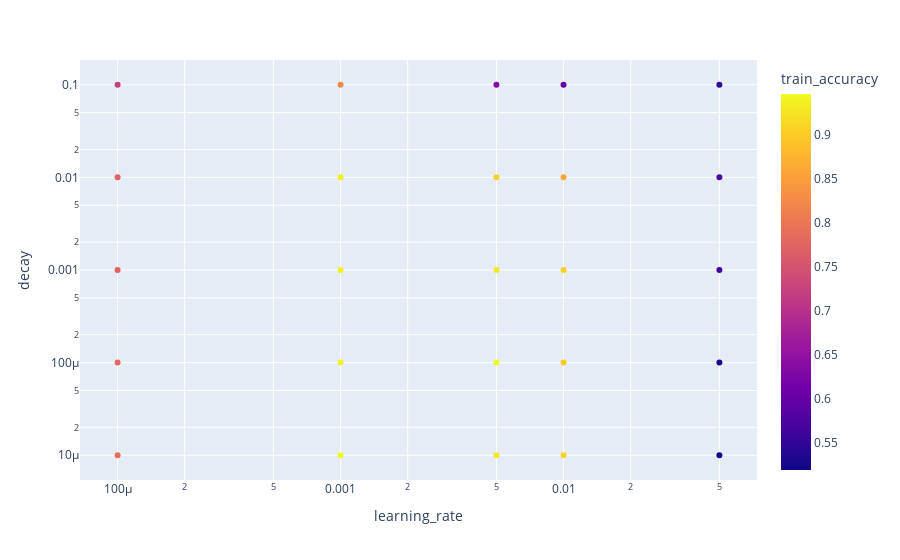

The notebook cell this image was saved under:
### Code cell
fig = px.scatter(mlparams, x='learning_rate', y='decay',
                    log_x=True, log_y=True,
                    color='train_accuracy')
fig.show()

### Figure 1 — Plotly figure (JSON) as saved in the notebook; plotly's stock layout.template omitted (floating-point values rounded to 4 significant figures)
{"data": [{"hovertemplate": "learning_rate=%{x}<br>decay=%{y}<br>train_accuracy=%{marker.color}<extra></extra>", "legendgroup": "", "marker": {"color": [0.7857, 0.7796, 0.7741, 0.7701, 0.7197, 0.9314, 0.9466, 0.9294, 0.9063, 0.6372, 0.9454, 0.941, 0.9386, 0.9389, 0.8279, 0.5193, 0.5331, 0.563, 0.577, 0.547, 0.9095, 0.8988, 0.9056, 0.8612, 0.6005], "coloraxis": "coloraxis", "symbol": "circle"}, "mode": "markers", "name": "", "orientation": "v", "showlegend": false, "type": "scatter", "x": [0.0001, 0.0001, 0.0001, 0.0001, 0.0001, 0.005, 0.005, 0.005, 0.005, 0.005, 0.001, 0.001, 0.001, 0.001, 0.001, 0.05, 0.05, 0.05, 0.05, 0.05, 0.01, 0.01, 0.01, 0.01, 0.01], "xaxis": "x", "y": [1e-05, 0.0001, 0.001, 0.01, 0.1, 1e-05, 0.0001, 0.001, 0.01, 0.1, 1e-05, 0.0001, 0.001, 0.01, 0.1, 1e-05, 0.0001, 0.001, 0.01, 0.1, 1e-05, 0.0001, 0.001, 0.01, 0.1], "yaxis": "y"}], "layout": {"autosize": true, "coloraxis": {"colorbar": {"title": {"text": "train_accuracy"}}, "colorscale": [[0, "#0d0887"], [0.1111, "#46039f"], [0.2222, "#7201a8"], [0.3333, "#9c179e"], [0.4444, "#bd3786"], [0.5556, "#d8576b"], [0.6667, "#ed7953"], [0.7778, "#fb9f3a"], [0.8889, "#fdca26"], [1, "#f0f921"]]}, "legend": {"tracegroupgap": 0}, "margin": {"t": 60}, "xaxis": {"anchor": "y", "autorange": true, "domain": [0, 1], "range": [-4.165, -1.136], "title": {"text": "learning_rate"}, "type": "log"}, "yaxis": {"anchor": "x", "autorange": true, "domain": [0, 1], "range": [-5.284, -0.7164], "title": {"text": "decay"}, "type": "log"}}}
